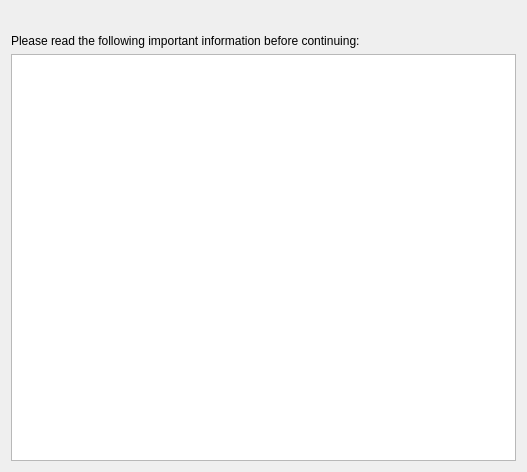
<?xml version="1.0" encoding="UTF-8"?>
<ui version="4.0">
 <class>LicenseAgreement</class>
 <widget class="QWidget" name="LicenseAgreement">
  <property name="geometry">
   <rect>
    <x>0</x>
    <y>0</y>
    <width>527</width>
    <height>472</height>
   </rect>
  </property>
  <property name="windowTitle">
   <string>License Agreement Required</string>
  </property>
  <layout class="QGridLayout" name="gridLayout">
   <item row="0" column="0">
    <widget class="QLabel" name="title">
     <property name="font">
      <font>
       <pointsize>11</pointsize>
       <weight>75</weight>
       <bold>true</bold>
      </font>
     </property>
     <property name="text">
      <string/>
     </property>
    </widget>
   </item>
   <item row="1" column="0">
    <widget class="QLabel" name="label_2">
     <property name="text">
      <string>Please read the following important information before continuing:</string>
     </property>
    </widget>
   </item>
   <item row="2" column="0">
    <widget class="KTextBrowser" name="ktextbrowser"/>
   </item>
  </layout>
 </widget>
 <customwidgets>
  <customwidget>
   <class>KTextBrowser</class>
   <extends>QTextBrowser</extends>
   <header>ktextbrowser.h</header>
  </customwidget>
 </customwidgets>
 <resources/>
 <connections/>
</ui>
